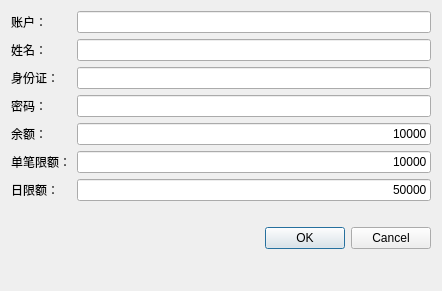
<?xml version="1.0" encoding="UTF-8"?>
<ui version="4.0">
 <class>UserInfoOperator</class>
 <widget class="QDialog" name="UserInfoOperator">
  <property name="geometry">
   <rect>
    <x>0</x>
    <y>0</y>
    <width>442</width>
    <height>291</height>
   </rect>
  </property>
  <property name="windowTitle">
   <string>Dialog</string>
  </property>
  <layout class="QFormLayout" name="formLayout">
   <item row="0" column="0">
    <widget class="QLabel" name="label">
     <property name="text">
      <string>账户：</string>
     </property>
     <property name="alignment">
      <set>Qt::AlignmentFlag::AlignRight|Qt::AlignmentFlag::AlignTrailing|Qt::AlignmentFlag::AlignVCenter</set>
     </property>
    </widget>
   </item>
   <item row="0" column="1">
    <widget class="QLineEdit" name="account">
     <property name="minimumSize">
      <size>
       <width>300</width>
       <height>0</height>
      </size>
     </property>
     <property name="maxLength">
      <number>19</number>
     </property>
     <property name="alignment">
      <set>Qt::AlignmentFlag::AlignRight|Qt::AlignmentFlag::AlignTrailing|Qt::AlignmentFlag::AlignVCenter</set>
     </property>
    </widget>
   </item>
   <item row="1" column="0">
    <widget class="QLabel" name="label_2">
     <property name="text">
      <string>姓名：</string>
     </property>
     <property name="alignment">
      <set>Qt::AlignmentFlag::AlignRight|Qt::AlignmentFlag::AlignTrailing|Qt::AlignmentFlag::AlignVCenter</set>
     </property>
    </widget>
   </item>
   <item row="1" column="1">
    <widget class="QLineEdit" name="name">
     <property name="minimumSize">
      <size>
       <width>300</width>
       <height>0</height>
      </size>
     </property>
     <property name="maxLength">
      <number>20</number>
     </property>
     <property name="alignment">
      <set>Qt::AlignmentFlag::AlignRight|Qt::AlignmentFlag::AlignTrailing|Qt::AlignmentFlag::AlignVCenter</set>
     </property>
    </widget>
   </item>
   <item row="2" column="0">
    <widget class="QLabel" name="label_3">
     <property name="text">
      <string>身份证：</string>
     </property>
     <property name="alignment">
      <set>Qt::AlignmentFlag::AlignRight|Qt::AlignmentFlag::AlignTrailing|Qt::AlignmentFlag::AlignVCenter</set>
     </property>
    </widget>
   </item>
   <item row="2" column="1">
    <widget class="QLineEdit" name="id">
     <property name="minimumSize">
      <size>
       <width>300</width>
       <height>0</height>
      </size>
     </property>
     <property name="maxLength">
      <number>18</number>
     </property>
     <property name="alignment">
      <set>Qt::AlignmentFlag::AlignRight|Qt::AlignmentFlag::AlignTrailing|Qt::AlignmentFlag::AlignVCenter</set>
     </property>
    </widget>
   </item>
   <item row="3" column="0">
    <widget class="QLabel" name="label_4">
     <property name="text">
      <string>密码：</string>
     </property>
     <property name="alignment">
      <set>Qt::AlignmentFlag::AlignRight|Qt::AlignmentFlag::AlignTrailing|Qt::AlignmentFlag::AlignVCenter</set>
     </property>
    </widget>
   </item>
   <item row="3" column="1">
    <widget class="QLineEdit" name="password">
     <property name="minimumSize">
      <size>
       <width>300</width>
       <height>0</height>
      </size>
     </property>
     <property name="maxLength">
      <number>6</number>
     </property>
     <property name="echoMode">
      <enum>QLineEdit::EchoMode::Password</enum>
     </property>
     <property name="alignment">
      <set>Qt::AlignmentFlag::AlignRight|Qt::AlignmentFlag::AlignTrailing|Qt::AlignmentFlag::AlignVCenter</set>
     </property>
    </widget>
   </item>
   <item row="4" column="0">
    <widget class="QLabel" name="label_5">
     <property name="text">
      <string>余额：</string>
     </property>
     <property name="alignment">
      <set>Qt::AlignmentFlag::AlignRight|Qt::AlignmentFlag::AlignTrailing|Qt::AlignmentFlag::AlignVCenter</set>
     </property>
    </widget>
   </item>
   <item row="4" column="1">
    <widget class="QLineEdit" name="balance">
     <property name="minimumSize">
      <size>
       <width>300</width>
       <height>0</height>
      </size>
     </property>
     <property name="inputMethodHints">
      <set>Qt::InputMethodHint::ImhNone</set>
     </property>
     <property name="text">
      <string>10000</string>
     </property>
     <property name="alignment">
      <set>Qt::AlignmentFlag::AlignRight|Qt::AlignmentFlag::AlignTrailing|Qt::AlignmentFlag::AlignVCenter</set>
     </property>
    </widget>
   </item>
   <item row="10" column="0" colspan="2">
    <widget class="QDialogButtonBox" name="buttonBox">
     <property name="orientation">
      <enum>Qt::Orientation::Horizontal</enum>
     </property>
     <property name="standardButtons">
      <set>QDialogButtonBox::StandardButton::Cancel|QDialogButtonBox::StandardButton::Ok</set>
     </property>
    </widget>
   </item>
   <item row="9" column="1">
    <widget class="QLabel" name="notice">
     <property name="text">
      <string/>
     </property>
     <property name="alignment">
      <set>Qt::AlignmentFlag::AlignRight|Qt::AlignmentFlag::AlignTrailing|Qt::AlignmentFlag::AlignVCenter</set>
     </property>
    </widget>
   </item>
   <item row="5" column="0">
    <widget class="QLabel" name="label_6">
     <property name="text">
      <string>单笔限额：</string>
     </property>
    </widget>
   </item>
   <item row="5" column="1">
    <widget class="QLineEdit" name="maxSingleTransfer">
     <property name="sizePolicy">
      <sizepolicy hsizetype="Minimum" vsizetype="Fixed">
       <horstretch>0</horstretch>
       <verstretch>0</verstretch>
      </sizepolicy>
     </property>
     <property name="minimumSize">
      <size>
       <width>300</width>
       <height>0</height>
      </size>
     </property>
     <property name="text">
      <string>10000</string>
     </property>
     <property name="alignment">
      <set>Qt::AlignmentFlag::AlignRight|Qt::AlignmentFlag::AlignTrailing|Qt::AlignmentFlag::AlignVCenter</set>
     </property>
    </widget>
   </item>
   <item row="6" column="0">
    <widget class="QLabel" name="label_7">
     <property name="text">
      <string>日限额：</string>
     </property>
    </widget>
   </item>
   <item row="6" column="1">
    <widget class="QLineEdit" name="maxDailyTransfer">
     <property name="sizePolicy">
      <sizepolicy hsizetype="Minimum" vsizetype="Fixed">
       <horstretch>0</horstretch>
       <verstretch>0</verstretch>
      </sizepolicy>
     </property>
     <property name="minimumSize">
      <size>
       <width>300</width>
       <height>0</height>
      </size>
     </property>
     <property name="text">
      <string>50000</string>
     </property>
     <property name="alignment">
      <set>Qt::AlignmentFlag::AlignRight|Qt::AlignmentFlag::AlignTrailing|Qt::AlignmentFlag::AlignVCenter</set>
     </property>
    </widget>
   </item>
  </layout>
 </widget>
 <resources/>
 <connections>
  <connection>
   <sender>buttonBox</sender>
   <signal>rejected()</signal>
   <receiver>UserInfoOperator</receiver>
   <slot>reject()</slot>
   <hints>
    <hint type="sourcelabel">
     <x>328</x>
     <y>235</y>
    </hint>
    <hint type="destinationlabel">
     <x>286</x>
     <y>274</y>
    </hint>
   </hints>
  </connection>
 </connections>
</ui>
